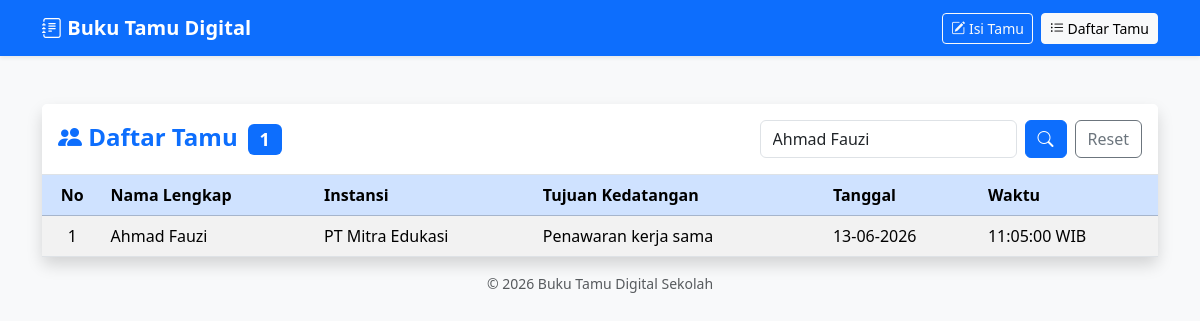
/daftar.php?cari=Ahmad Fauzi, run on the app's committed database.
### tables this page shows
CREATE TABLE IF NOT EXISTS buku_tamu (
    id       INT(11)      NOT NULL AUTO_INCREMENT,
    nama     VARCHAR(100) NOT NULL,
    instansi VARCHAR(100) NOT NULL,
    tujuan   TEXT         NOT NULL,
    tanggal  DATE         NOT NULL,
    waktu    TIME         NOT NULL,
    PRIMARY KEY (id)
);

### daftar.php (the view, shortened to what this page needs)
<?php
require_once "koneksi.php";
$cari = isset($_GET['cari']) ? trim($_GET['cari']) : "";
if ($cari !== "") {
    $query = "SELECT * FROM buku_tamu
              WHERE nama LIKE ? OR instansi LIKE ?
              ORDER BY id DESC";
    $stmt = mysqli_prepare($koneksi, $query);
    $key = "%" . $cari . "%";
    mysqli_stmt_bind_param($stmt, "ss", $key, $key);
    mysqli_stmt_execute($stmt);
    $result = mysqli_stmt_get_result($stmt);
} else {
    $result = mysqli_query($koneksi, "SELECT * FROM buku_tamu ORDER BY id DESC");
}
$jumlah = mysqli_num_rows($result);
?>
<!DOCTYPE html>
<html lang="id">
<head>
    <link href="https://cdn.jsdelivr.net/npm/bootstrap@5.3.3/dist/css/bootstrap.min.css" rel="stylesheet">
    <link href="https://cdn.jsdelivr.net/npm/bootstrap-icons@1.11.3/font/bootstrap-icons.css" rel="stylesheet">
</head>
<body class="bg-light">
    <nav class="navbar navbar-expand-lg navbar-dark bg-primary shadow-sm">
        <div class="container">
            <a class="navbar-brand fw-bold" href="index.php">
                <i class="bi bi-journal-text"></i> Buku Tamu Digital
            </a>
            <div class="d-flex gap-2">
                <a href="index.php" class="btn btn-outline-light btn-sm">
                    <i class="bi bi-pencil-square"></i> Isi Tamu
                </a>
                <a href="daftar.php" class="btn btn-light btn-sm">
                    <i class="bi bi-list-ul"></i> Daftar Tamu
                </a>
            </div>
        </div>
    </nav>
    <div class="container py-5">
        <div class="card shadow border-0">
            <div class="card-header bg-white border-bottom py-3 d-flex flex-wrap justify-content-between align-items-center gap-2">
                <h4 class="mb-0 text-primary fw-bold">
                    <i class="bi bi-people-fill"></i> Daftar Tamu
                    <span class="badge bg-primary ms-1"><?= $jumlah ?></span>
                </h4>
                <form class="d-flex" method="GET" action="daftar.php">
                    <input class="form-control me-2" type="search" name="cari"
                           placeholder="Cari nama / instansi..."
                           value="<?= htmlspecialchars($cari) ?>">
                    <button class="btn btn-primary" type="submit">
                        <i class="bi bi-search"></i>
                    </button>
                    <?php if ($cari !== "") : ?>
                        <a href="daftar.php" class="btn btn-outline-secondary ms-2">Reset</a>
                    <?php endif; ?>
                </form>
            </div>
            <div class="card-body p-0">
                <div class="table-responsive">
                    <table class="table table-striped table-hover align-middle mb-0">
                        <thead class="table-primary">
                            <tr>
                                <th class="text-center">No</th>
                                <th>Nama Lengkap</th>
                                <th>Instansi</th>
                                <th>Tujuan Kedatangan</th>
                                <th>Tanggal</th>
                                <th>Waktu</th>
                            </tr>
                        </thead>
                        <tbody>
                            <?php if ($jumlah > 0) : ?>
                                <?php $no = 1; ?>
                                <?php while ($row = mysqli_fetch_assoc($result)) : ?>
                                    <tr>
                                        <td class="text-center"><?= $no++ ?></td>
                                        <td><?= htmlspecialchars($row['nama']) ?></td>
                                        <td><?= htmlspecialchars($row['instansi']) ?></td>
                                        <td><?= htmlspecialchars($row['tujuan']) ?></td>
                                        <td><?= date('d-m-Y', strtotime($row['tanggal'])) ?></td>
                                        <td><?= htmlspecialchars($row['waktu']) ?> WIB</td>
                                    </tr>
                                <?php endwhile; ?>
                            <?php endif; ?>
                        </tbody>
                    </table>
                </div>
            </div>
        </div>
        <p class="text-center text-muted mt-3 small">
            &copy; <?= date('Y') ?> Buku Tamu Digital Sekolah
        </p>
    </div>
</body>
</html>

### data on the page
buku_tamu: nama "Ahmad Fauzi", instansi "PT Mitra Edukasi", tujuan "Penawaran kerja sama", tanggal "13-06-2026", waktu "11:05:00"

### other printed values
$jumlah "1"
